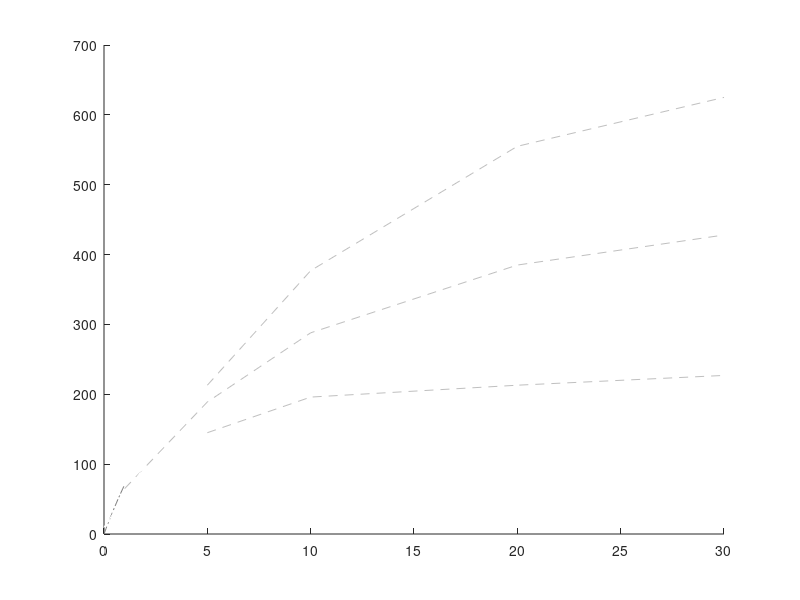

MATLAB code for this plot:
% plotPV.m: plot the PV relationships over existing data% written by:   Jonathan Jacobs%               November 2000 - December 2001 (last mod: 12/05/01)function plotPV(r,c)if nargin < 2   r=1; c=1;endxlims = get(gca,'XLim');max_ampl = xlims(2);ampl_vec = 0:0.1:max_ampl;% From Becker: "Metrics" in "Neurobiology of saccadic eye movements"% edited by Wurtz & Goldberg% (Becker got it wrong! Yarbus should be '0.4', not '0.2')%dur_yar = (ampl_vec .^ 0.2)  * 21;dur_yar = (ampl_vec .^ 0.4)  * 21;dur_bah = (ampl_vec .^ 0.15) * 26;PV_ZS   = (ampl_vec .^ 1.0)  * 60;PV_Bah  = (ampl_vec .^ 0.9)  * 80;% from JBJ RSR study%ampl2 = 0:0.1:11;%PV_jac  = -1.9613*(ampl2.^ 2.0) + (50.599*ampl2);ampl2  = [0 2.8902 6.05 11.07];PV_jac = [9.537 139.2277 227.1982 337.13];% PV from BeckerPV_Bec = 608*(ampl_vec./(ampl_vec+7.6));% PV relationship from Boghen et al. (IOVS Aug 74)bog_x   = [  0   1   5  10  20  30];PV_bog  = [NaN  65 189 288 385 428];PV_bogl = [NaN NaN 145 196 213 227];PV_bogh = [NaN NaN 213 377 555 625];w=1;for i = 1:r   for j = 1:c      if nargin == 2         subplot(r,c,w)      end      hold on      temp=plot(ampl_vec, PV_Bec);      set(temp,'Color',[0.5 0.5 0.5]);      set(temp,'LineStyle','-.');         temp=line([bog_x NaN bog_x NaN bog_x],...                [PV_bog NaN PV_bogl NaN PV_bogh]);      set(temp,'Color',[0.75 0.75 0.75]);      set(temp,'LineStyle','--');      temp=plot(ampl2, PV_jac);      set(temp,'Color',[1 1 1]);      set(temp,'LineStyle','-');      w=w+1;   endend